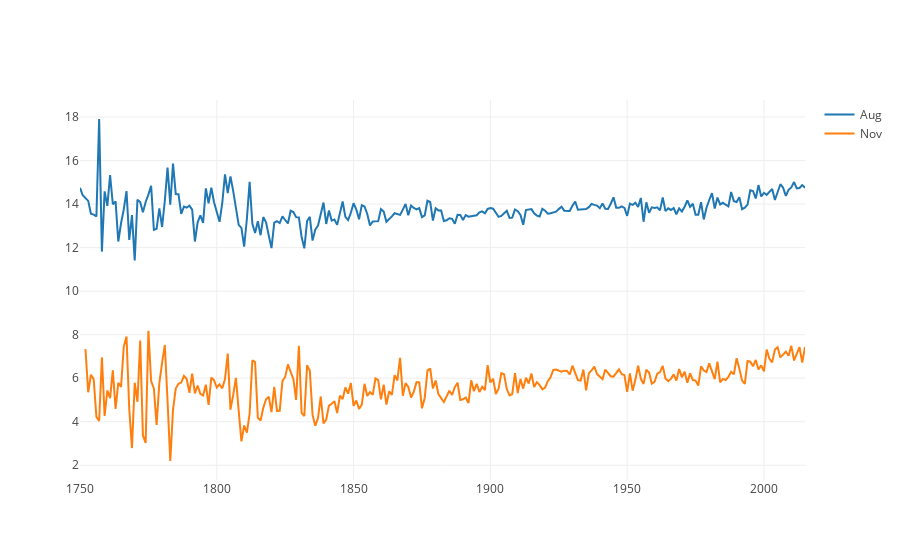

Notebook code for this chart:
### Markdown cell above
### Let's Compare for any 2 months

### Code cell
global2=pd.read_csv('../input/GlobalTemperatures.csv')
global2=global2[['dt','LandAverageTemperature']]
global2.dropna(inplace=True)
global2['dt']=pd.to_datetime(global2.dt).dt.strftime('%d/%m/%Y')
global2['month']=global2['dt'].apply(lambda x:x[3:5])
global2['year']=global2['dt'].apply(lambda x:x[6:])
global2=global2[['month','year','LandAverageTemperature']]
global2['month']=global2['month'].map({'01':'Jan','02':'Feb','03':'Mar','04':'Apr','05':'May','06':'Jun','07':'Jul','08':'Aug','09':'Sep','10':'Oct','11':'Nov','12':'Dec'})
def plot_month(month1,month2):
    a=global2[global2['month']==month1]
    b=global2[global2['month']==month2]
    trace0 = go.Scatter(
    x = a['year'],
    y = a['LandAverageTemperature'],
    mode = 'lines',
    name = month1
    )
    
    trace1 = go.Scatter(
    x = b['year'],
    y = b['LandAverageTemperature'],
    mode = 'lines',
    name = month2
    )
    data = [trace0,trace1]
    py.iplot(data, filename='line-mode')
plot_month('Aug','Nov')

### Figure 1 — Plotly figure (JSON) as saved in the notebook; plotly's stock layout.template omitted (floating-point values rounded to 4 significant figures; data arrays with more than 128 entries replaced by an {"elided": "..."} marker saying what was removed)
{"data": [{"mode": "lines", "name": "Aug", "type": "scatter", "x": {"elided": "265 str values"}, "y": {"elided": "265 float values"}}, {"mode": "lines", "name": "Nov", "type": "scatter", "x": {"elided": "264 str values"}, "y": {"elided": "264 float values"}}], "layout": {}}
